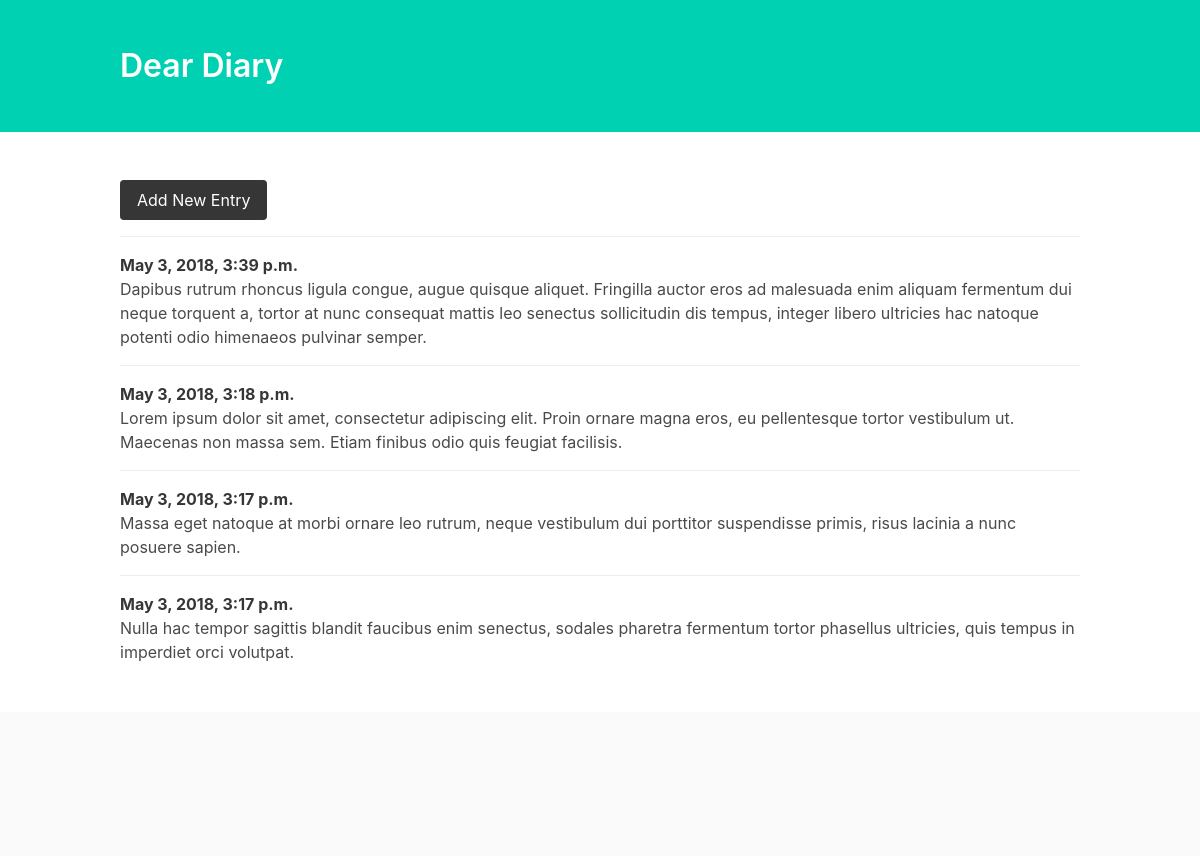
Before: / with the older database file.
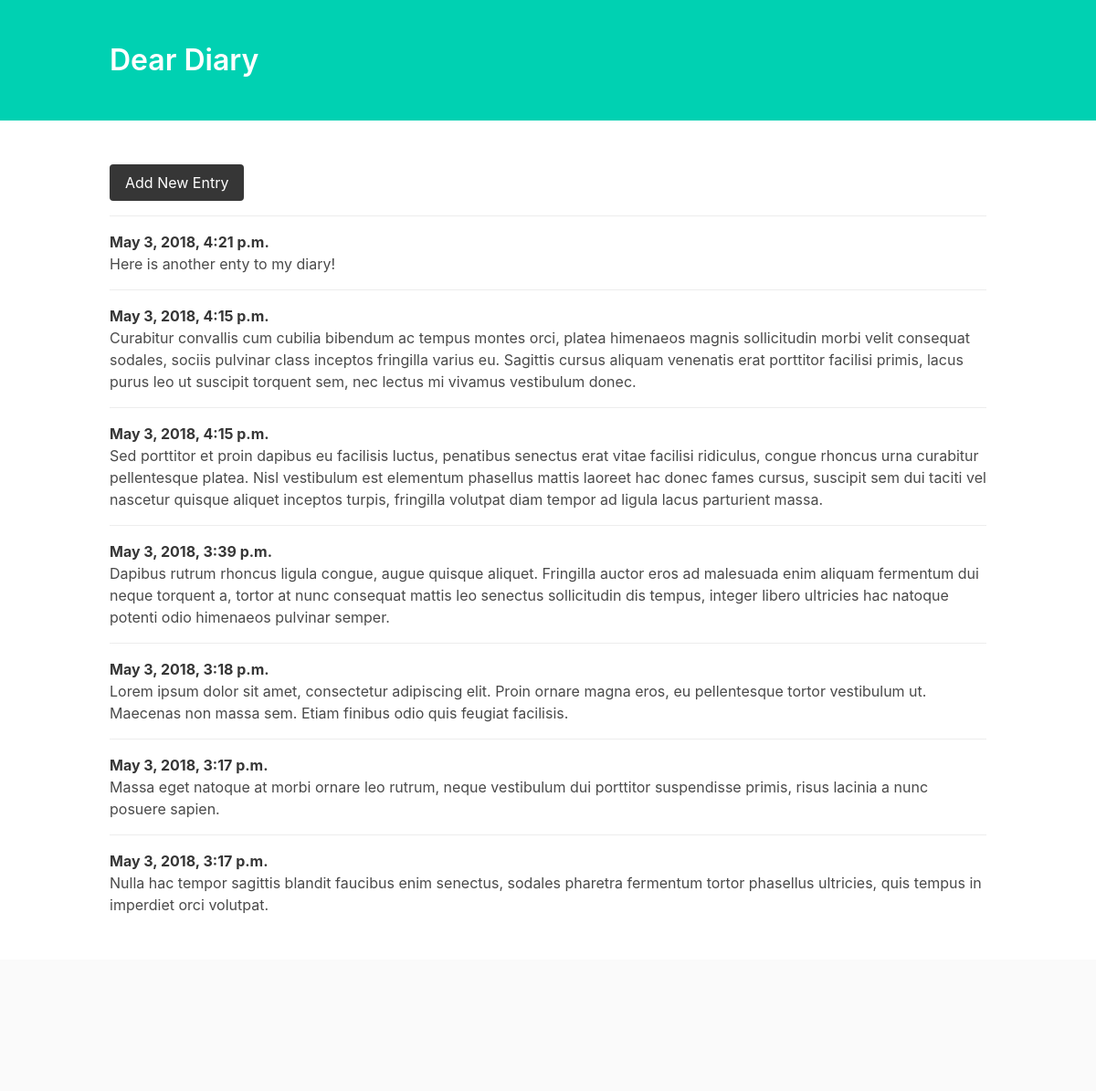
After: the same page with the newer database file.
### entries/models.py (models this page shows, shortened)
class Entry(models.Model):
    text = models.TextField()
    date_posted = models.DateTimeField(auto_now_add=True)
    class Meta:
        verbose_name_plural = 'entries'

### entries/views.py (the view)
# urls.py: path('', views.index, name='home'),
def index(request):
    entries = Entry.objects.order_by('-date_posted')
    context = {'entries': entries}
    return render(request, 'entries/index.html', context)

### entries/templates/entries/index.html (shortened to what this page needs)
<!DOCTYPE html>
<html lang="en">
<head>
    <link rel="stylesheet" href="https://cdnjs.cloudflare.com/ajax/libs/bulma/0.6.2/css/bulma.min.css" />
</head>
<body>
    <section class="hero is-primary">
        <div class="hero-body">
            <div class="container">
                <h1 class="title">
                    <a href="{% url 'home' %}">Dear Diary</a>
                </h1>
            </div>
        </div>
    </section>
    <section class="section">
        <div class="container">
            <article class="media">
                <div class="media-content">
                    <div class="content">
                        <a class="button is-dark" href="{% url 'add' %}">Add New Entry</a>
                    </div>
                </div>
            </article>
            {% for entry in entries %}
                 <article class="media">
                    <div class="media-content">
                        <div class="content">
                            <p>
                                <strong>{{ entry.date_posted }}</strong>
                                <br> {{ entry.text }}
                            </p>
                        </div>
                    </div>
                </article>
            {% endfor %}
        </div>
    </section>
    <footer class="footer">
    </footer>
</body>
</html>

Changed rows visible on the page:
added Entry: date_posted "May 3, 2018, 4:21 p.m.", text "Here is another enty to my diary!"
added Entry: date_posted "May 3, 2018, 4:15 p.m.", text "Curabitur convallis cum cubilia bibendum ac tempus montes orci, platea himenaeos magnis sollicitudin morbi velit consequat sodales, sociis pulvinar class inceptos fringilla varius eu. Sagittis cursus aliquam venenatis erat porttitor facilisi primis, lacus purus leo ut suscipit torquent sem, nec lectus mi vivamus vestibulum donec."
added Entry: date_posted "May 3, 2018, 4:15 p.m.", text "Sed porttitor et proin dapibus eu facilisis luctus, penatibus senectus erat vitae facilisi ridiculus, congue rhoncus urna curabitur pellentesque platea. Nisl vestibulum est elementum phasellus mattis laoreet hac donec fames cursus, suscipit sem dui taciti vel nascetur quisque aliquet inceptos turpis, fringilla volutpat diam tempor ad ligula lacus parturient massa."
